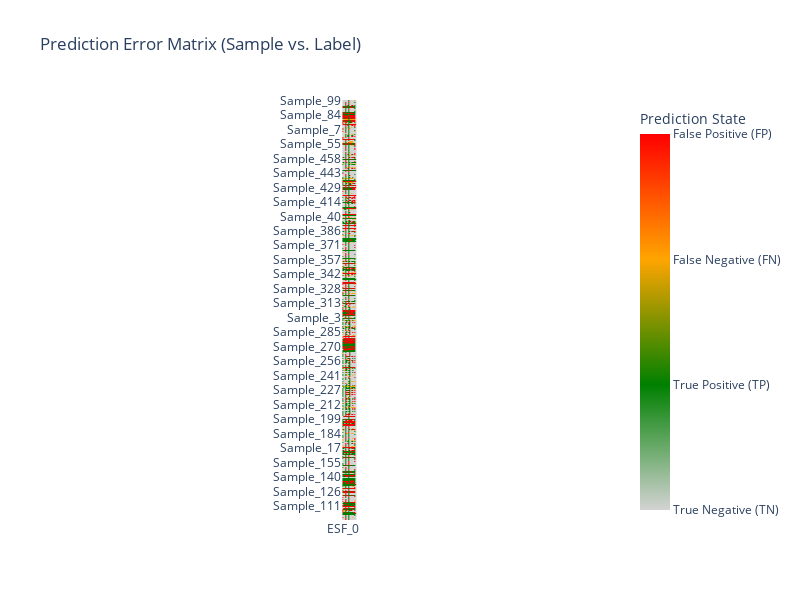
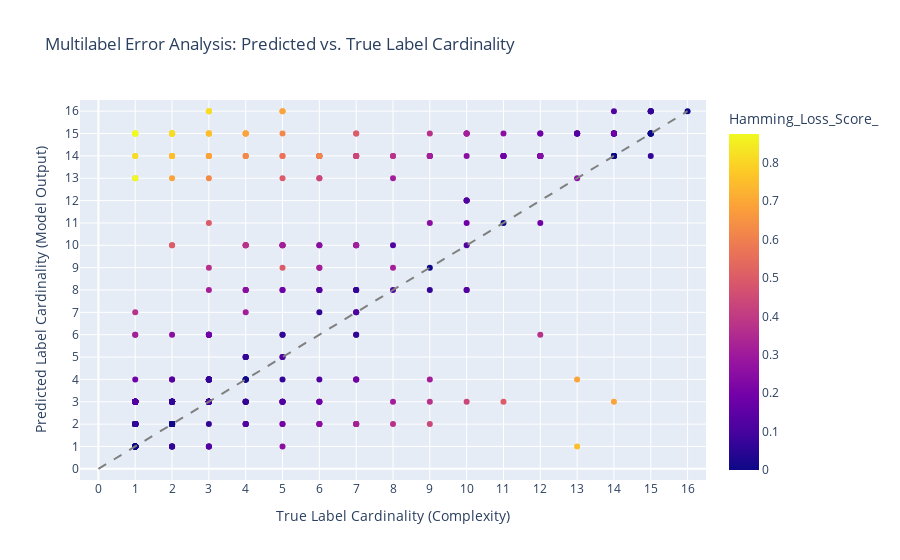

Notebook code cell kept with these figures, in order:
### Code cell
study_ccxgb2_best_params = study_ccxgb2.best_params

study_ccxgb2_best_params_xgb = {
    'n_estimators': study_ccxgb2_best_params['n_estimators'],
    'max_depth': study_ccxgb2_best_params['max_depth'],
    'learning_rate': study_ccxgb2_best_params['learning_rate'],
    'subsample': study_ccxgb2_best_params['subsample'],
    'colsample_bytree' : study_ccxgb2_best_params['colsample_bytree'],
    'scale_pos_weight': study_ccxgb2_best_params['scale_pos_weight'],
    'base_score': 0.5,
    'random_state': random_state,
    'verbosity': 0,
    'use_label_encoder': False,
    'eval_metric': 'logloss',
    'use_label_encoder': False
}

study_ccxgb2_bbase_xgb = XGBClassifier(**study_ccxgb2_best_params_xgb)
study_ccxgb2_tuned = ClassifierChain(
    classifier = study_ccxgb2_bbase_xgb,
    require_dense = [True, True],
    order=list(range(0,16)),
)

study_ccxgb2_tuned.fit(X_train_transformed, y_train_transformed)

y_pred_training_cc2 = study_ccxgb2_tuned.predict(X_train_transformed)

display_results(y_train_transformed, y_pred_training_cc2.toarray())

display_error_heatmap(y_train_transformed, y_pred_training_cc2.toarray())

display_label_cardinality_error(y_train_transformed, y_pred_training_cc2.toarray())

### Figure 1 — Plotly figure (JSON) as saved in the notebook; plotly's stock layout.template omitted (floating-point values rounded to 4 significant figures; data arrays with more than 128 entries replaced by an {"elided": "..."} marker saying what was removed)
{"data": [{"coloraxis": "coloraxis", "hovertemplate": "x: %{x}<br>y: %{y}<br>color: %{z}<extra></extra>", "name": "0", "type": "heatmap", "x": ["ESF_0", "ESF_1", "ESF_2", "ESF_3", "ESF_4", "ESF_5", "ESF_6", "ESF_7", "ESF_8", "ESF_9", "ESF_10", "ESF_11", "ESF_12", "ESF_13", "ESF_14", "ESF_15"], "xaxis": "x", "y": {"elided": "464 str values"}, "yaxis": "y", "z": {"elided": "464x16 int values"}}], "layout": {"autosize": false, "coloraxis": {"colorbar": {"ticktext": ["True Negative (TN)", "True Positive (TP)", "False Negative (FN)", "False Positive (FP)"], "tickvals": [0, 1, 2, 3], "title": {"text": "Prediction State"}}, "colorscale": [[0, "lightgray"], [0.3333, "green"], [0.6667, "orange"], [1, "red"]]}, "height": 600, "title": {"text": "Prediction Error Matrix (Sample vs. Label)"}, "width": 800, "xaxis": {"anchor": "y", "constrain": "domain", "domain": [0, 1], "scaleanchor": "y"}, "yaxis": {"anchor": "x", "autorange": "reversed", "categoryorder": "category descending", "constrain": "domain", "domain": [0, 1]}}}

### Figure 2 — Plotly figure (JSON) as saved in the notebook; plotly's stock layout.template omitted (floating-point values rounded to 4 significant figures; data arrays with more than 128 entries replaced by an {"elided": "..."} marker saying what was removed)
{"data": [{"customdata": {"elided": "464x2 mixed values"}, "hovertemplate": "True_Cardinality=%{x}<br>Predicted_Cardinality=%{y}<br>Sample_ID=%{customdata[0]}<br>Total_Errors=%{customdata[1]}<br>Hamming_Loss_Score_=%{marker.color}<extra></extra>", "legendgroup": "", "marker": {"color": {"elided": "464 float values"}, "coloraxis": "coloraxis", "symbol": "circle"}, "mode": "markers", "name": "", "orientation": "v", "showlegend": false, "type": "scatter", "x": {"elided": "464 int values"}, "xaxis": "x", "y": {"elided": "464 float values"}, "yaxis": "y"}], "layout": {"coloraxis": {"colorbar": {"title": {"text": "Hamming_Loss_Score_"}}, "colorscale": [[0, "#0d0887"], [0.1111, "#46039f"], [0.2222, "#7201a8"], [0.3333, "#9c179e"], [0.4444, "#bd3786"], [0.5556, "#d8576b"], [0.6667, "#ed7953"], [0.7778, "#fb9f3a"], [0.8889, "#fdca26"], [1, "#f0f921"]]}, "legend": {"tracegroupgap": 0}, "shapes": [{"line": {"color": "gray", "dash": "dash"}, "type": "line", "x0": 0, "x1": 16, "y0": 0, "y1": 16}], "title": {"text": "Multilabel Error Analysis: Predicted vs. True Label Cardinality"}, "xaxis": {"anchor": "y", "domain": [0, 1], "range": [-0.5, 16.5], "tickvals": [0, 1, 2, 3, 4, 5, 6, 7, 8, 9, 10, 11, 12, 13, 14, 15, 16], "title": {"text": "True Label Cardinality (Complexity)"}}, "yaxis": {"anchor": "x", "domain": [0, 1], "range": [-0.5, 16.5], "tickvals": [0, 1, 2, 3, 4, 5, 6, 7, 8, 9, 10, 11, 12, 13, 14, 15, 16], "title": {"text": "Predicted Label Cardinality (Model Output)"}}}}
